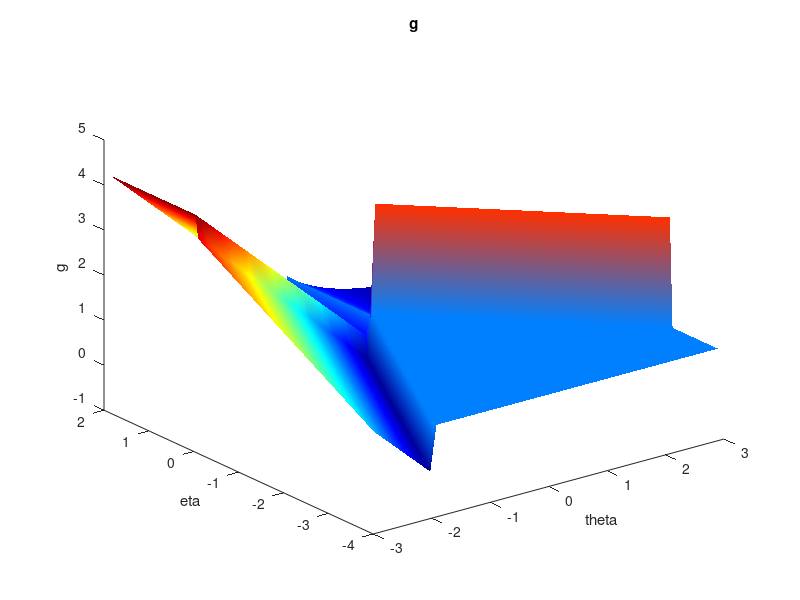

Write MATLAB code to recreate this figure.
clear;

etamin = 0.0001;
etamax = 100;
thetamin = 0.001;
thetamax = 1000;

logetamin = -4;
logetamax = 2;
logthetamin = -3;
logthetamax = 3;

N = 100;

dlogeta = (logetamax - logetamin)/(N+1);
dlogtheta = (logthetamax - logthetamin)/(N+1);

gaunt(N,N)=0;
for i = 1:N,
    logeta = logetamin + (i-0.5)*dlogeta;
    eta = 10^logeta;
    for j = 1:N,
        logtheta = logthetamin + (j-0.5)*dlogtheta;
        theta = 10^logtheta;
        if(logeta > 0)
            if(logtheta > 0)
                gaunt(i,j) = sqrt(3/(3.14*theta));
            else
                gaunt(i,j) = (sqrt(3)/3.14)*log(4/(1.78*theta));
            end;
        else
            if(logtheta > 0)
                if(logtheta > -logeta)
                    gaunt(i,j) = sqrt(12/(eta*theta));
                else
                    gaunt(i,j) = 1.0;
                end;
            else
                if(-logtheta > -0.5*logeta)
                    gaunt(i,j) = (sqrt(3)/3.14)*log(4*sqrt(eta)/((1.78^2.5)*theta));
                else
                    gaunt(i,j) = 1.0;
                end;
            end
        end;
    end;
end;

figure(1);
colormap Jet;
[X, Y] = meshgrid(logthetamin+(1:N)*dlogtheta, logetamin+(1:N)*dlogeta);
surf(X, Y, gaunt);
shading interp;
title ('g');
xlabel ('theta');
ylabel ('eta');
zlabel ('g');
grid ;
